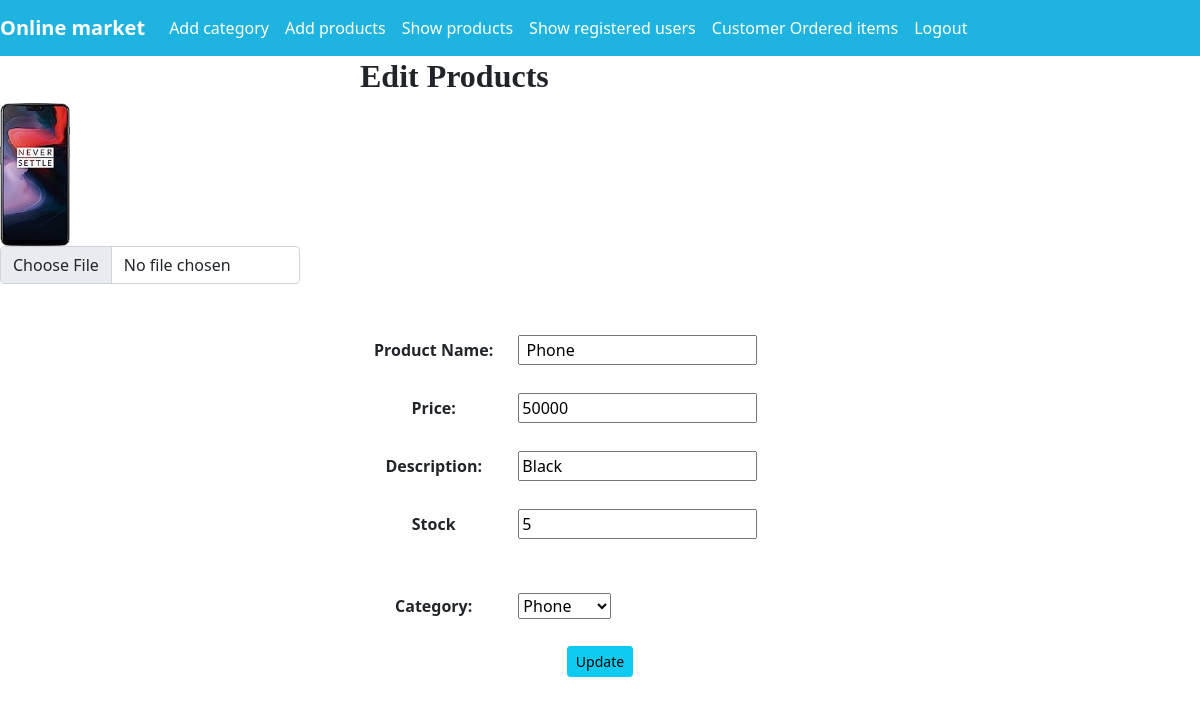
/editdetails/2, run on the app's committed database.
### productsapp/models.py (models this page shows, shortened)
class product(models.Model):
    category=models.ForeignKey(category,on_delete=models.CASCADE,blank=True,null=True)
    Brand=models.ForeignKey(Brand,on_delete=models.CASCADE,blank=True,null=True)
    image=models.ImageField(upload_to='image/',null=True,blank=True)
    name=models.CharField(max_length=25)
    description=models.CharField(max_length=255,unique=True)
    price=models.IntegerField(blank=True,null=True)
    stock=models.IntegerField(blank=True,null=True)

### productsapp/views.py (the view, shortened to what this page needs)
# urls.py: path('editdetails/<int:pk>',views.editdetails,name='editdetails'),
def editdetails(request,pk):
    pro=product.objects.get(id=pk)
    cat=category.objects.all()
    context={'pro':pro,'cat':cat}
    return render(request,'edit.html',context)

### productsapp/templates/edit.html (shortened to what this page needs)
{% extends 'baseadmin.html' %}
{% block body %}
{% load static %}
    <form action="" method="POST" enctype="multipart/form-data">
    <table border='0' width='480px' cellpadding='0' cellspacing='0' align='center' >
        <center><tr>
           <td><h2><b style="font-family: Times New Roman, Times, serif; ">Edit Products </b></h2></td>
        </tr><center>
    <table border='0' width='500' align='center' >
        <tr> <td>&nbsp;</td> </tr>
        <tr>
            <td align='center'><b>Product Name:</b></td>
            <td><input type='text' name='name' value="{{pro.name}}"></td>
        </tr>
        <tr> <td>&nbsp;</td> </tr>
        <tr>
            <td align='center'><b>Price:</b></td>
            <td><input type='text' name='price' value="{{pro.price}}"></td>
        </tr>
        <tr> <td>&nbsp;</td> </tr>
        <tr>
            <td align='center'><b>Description:</b></td>
            <td><input type='text' name='description' value="{{pro.description}}"></td>
        </tr>
        <tr> <td>&nbsp;</td> </tr>
        <tr>
            <td align='center'><b>Stock</b></td>
            <td><input type='text' name='stock' value="{{pro.stock}}"></td>
        </tr>
        <tr> <td>&nbsp;</td> </tr>
        <tr>
            <img width="70px" src='{{ pro.image.url }}'>
        <input type="file" name="file"  class="form-control w-25" accept="image/*"><br>
        </tr>
        <tr> <td>&nbsp;</td> </tr>
        <tr><td align='center'><b>Category:</b></td><td>
            <select name="sel">
                {% for c in cat %}
                {% if c.id == pro.category.id %}
                    <option value="{{ c.id }}" selected>{{ c.categoryname }}</option>
               {% else %}
               <option value="{{ c.id }}" >{{ c.categoryname }}</option>
               {% endif %}
                {% endfor %}
                </select></td>
        </tr>
        <tr> <td>&nbsp;</td> </tr>
        <table border='0' cellpadding='0' cellspacing='0' width='480px' align='center'>
        <tr>
            <td align='center'><input type='submit' class="btn btn-sm btn-info" name='REGISTER' value="Update"></td>
        </tr>
        </table>
        </table>
    </table>
    </form>
{% endblock %}

### data on the page
product: name "Phone", price "50000", description "Black", stock "5", image (picture)

### other printed values
form field sel "Phone"
